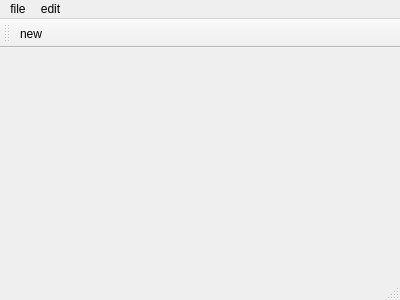
<?xml version="1.0" encoding="UTF-8"?>
<ui version="4.0">
 <class>MainWindow</class>
 <widget class="QMainWindow" name="MainWindow">
  <property name="geometry">
   <rect>
    <x>0</x>
    <y>0</y>
    <width>400</width>
    <height>300</height>
   </rect>
  </property>
  <property name="windowTitle">
   <string>MainWindow</string>
  </property>
  <widget class="QWidget" name="centralWidget"/>
  <widget class="QMenuBar" name="menuBar">
   <property name="geometry">
    <rect>
     <x>0</x>
     <y>0</y>
     <width>400</width>
     <height>28</height>
    </rect>
   </property>
   <widget class="QMenu" name="menufile">
    <property name="title">
     <string>file</string>
    </property>
    <addaction name="actionnew"/>
    <addaction name="actionopen"/>
    <addaction name="actionsave"/>
   </widget>
   <widget class="QMenu" name="menuedit">
    <property name="title">
     <string>edit</string>
    </property>
   </widget>
   <addaction name="menufile"/>
   <addaction name="menuedit"/>
  </widget>
  <widget class="QToolBar" name="mainToolBar">
   <attribute name="toolBarArea">
    <enum>TopToolBarArea</enum>
   </attribute>
   <attribute name="toolBarBreak">
    <bool>false</bool>
   </attribute>
   <addaction name="actionnew"/>
  </widget>
  <widget class="QStatusBar" name="statusBar"/>
  <action name="actionnew">
   <property name="text">
    <string>new</string>
   </property>
  </action>
  <action name="actionopen">
   <property name="text">
    <string>open</string>
   </property>
  </action>
  <action name="actionsave">
   <property name="text">
    <string>save</string>
   </property>
  </action>
 </widget>
 <layoutdefault spacing="6" margin="11"/>
 <resources/>
 <connections/>
</ui>
